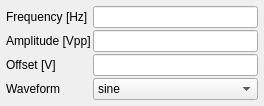
<?xml version="1.0" encoding="UTF-8"?>
<ui version="4.0">
 <class>DS345Settings</class>
 <widget class="QWidget" name="DS345Settings">
  <property name="geometry">
   <rect>
    <x>0</x>
    <y>0</y>
    <width>264</width>
    <height>101</height>
   </rect>
  </property>
  <property name="windowTitle">
   <string>DS345</string>
  </property>
  <property name="statusTip">
   <string>DS345: Controls</string>
  </property>
  <layout class="QFormLayout" name="formLayout">
   <property name="horizontalSpacing">
    <number>2</number>
   </property>
   <property name="verticalSpacing">
    <number>2</number>
   </property>
   <property name="margin">
    <number>6</number>
   </property>
   <item row="0" column="0">
    <widget class="QLabel" name="labelFrequency">
     <property name="text">
      <string>Frequency [Hz]</string>
     </property>
    </widget>
   </item>
   <item row="0" column="1">
    <widget class="QLineEdit" name="frequency"/>
   </item>
   <item row="1" column="0">
    <widget class="QLabel" name="labelAmplitude">
     <property name="text">
      <string>Amplitude [Vpp]</string>
     </property>
    </widget>
   </item>
   <item row="1" column="1">
    <widget class="QLineEdit" name="amplitude"/>
   </item>
   <item row="2" column="0">
    <widget class="QLabel" name="labelOffset">
     <property name="text">
      <string>Offset [V]</string>
     </property>
    </widget>
   </item>
   <item row="2" column="1">
    <widget class="QLineEdit" name="offset"/>
   </item>
   <item row="3" column="0">
    <widget class="QLabel" name="labelWaveform">
     <property name="text">
      <string>Waveform</string>
     </property>
    </widget>
   </item>
   <item row="3" column="1">
    <widget class="QComboBox" name="waveform">
     <item>
      <property name="text">
       <string>sine</string>
      </property>
     </item>
     <item>
      <property name="text">
       <string>square</string>
      </property>
     </item>
     <item>
      <property name="text">
       <string>triangle</string>
      </property>
     </item>
     <item>
      <property name="text">
       <string>ramp</string>
      </property>
     </item>
     <item>
      <property name="text">
       <string>noise</string>
      </property>
     </item>
     <item>
      <property name="text">
       <string>arbitrary</string>
      </property>
     </item>
    </widget>
   </item>
  </layout>
 </widget>
 <resources/>
 <connections/>
</ui>
